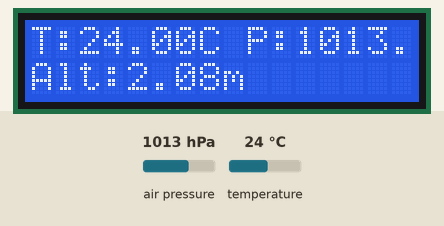
A sketch run on a simulated Arduino Uno, built with avr-gcc and run on an emulated ATmega328P. Parts: 16×2 character LCD. The test bench sets the inputs (shaded band); at power-on: air pressure 1013 hPa, temperature 24 °C. What the sketch prints to the serial monitor is not drawn.

Above: at 3.2 s.
3.3 s: air pressure set to 952 hPa
At 4.6 s:
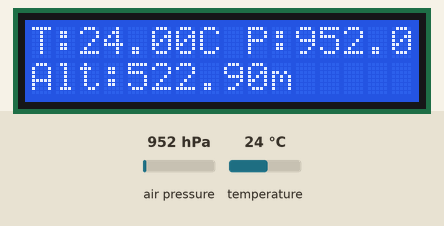
5.6 s: temperature set to 12 °C
At 7.4 s:
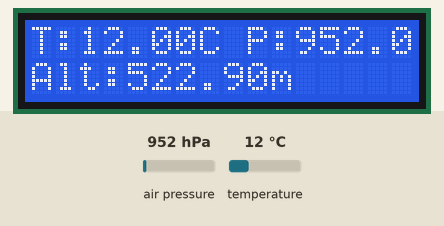
7.8 s: air pressure set to 975 hPa
At 9.4 s:
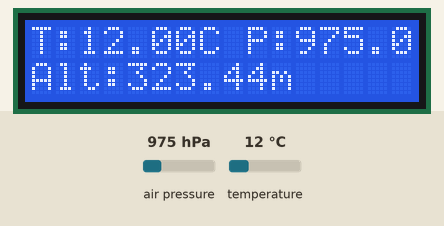
10.0 s: temperature set to 19 °C
At 11.1 s:
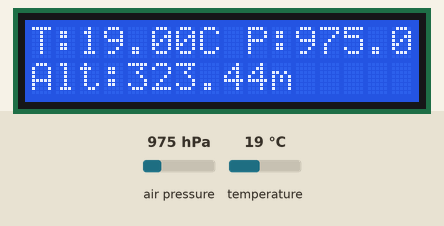
Timing chart, 0 to 13.0 s (numbered marks = the images above; inputs shaded):
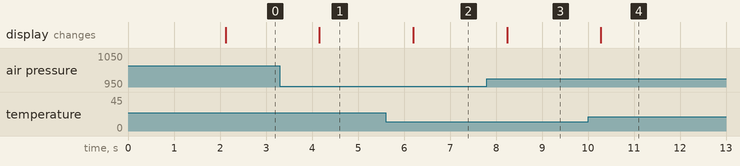

Measured:
- after the input at 3.3 s, the display: changes after 0.86 s (image 1)
- after the input at 5.6 s, the display: changes after 0.60 s (image 2)
- after the input at 7.8 s, the display: changes after 0.44 s (image 3)
- after the input at 10.0 s, the display: changes after 0.28 s (image 4)

The sketch:

sketch.ino
```cpp
#include <Wire.h>
#include <Adafruit_BMP085.h>
#include <LiquidCrystal_I2C.h>

Adafruit_BMP085 bmp;
LiquidCrystal_I2C lcd(0x27, 16, 2);

void setup() {
  Serial.begin(9600);

  // Initialize BMP180
  if (!bmp.begin()) {
    Serial.println("BMP180 not detected!");
    while (1);
  }

  // Initialize LCD
  lcd.init();
  lcd.backlight();

  lcd.setCursor(0,0);
  lcd.print("Weather Station");
  delay(2000);
  lcd.clear();
}

void loop() {
  float temperature = bmp.readTemperature();
  float pressure = bmp.readPressure() / 100.0; // convert to hPa
  float altitude = bmp.readAltitude();

  // Serial Output
  Serial.print("Temp: ");
  Serial.print(temperature);
  Serial.print(" C | ");

  Serial.print("Pressure: ");
  Serial.print(pressure);
  Serial.print(" hPa | ");

  Serial.print("Altitude: ");
  Serial.print(altitude);
  Serial.println(" m");

  // LCD Line 1
  lcd.setCursor(0, 0);
  lcd.print("T:");
  lcd.print(temperature);
  lcd.print("C ");

  lcd.print("P:");
  lcd.print(pressure);

  // LCD Line 2
  lcd.setCursor(0, 1);
  lcd.print("Alt:");
  lcd.print(altitude);
  lcd.print("m   ");

  delay(2000);
}
```
